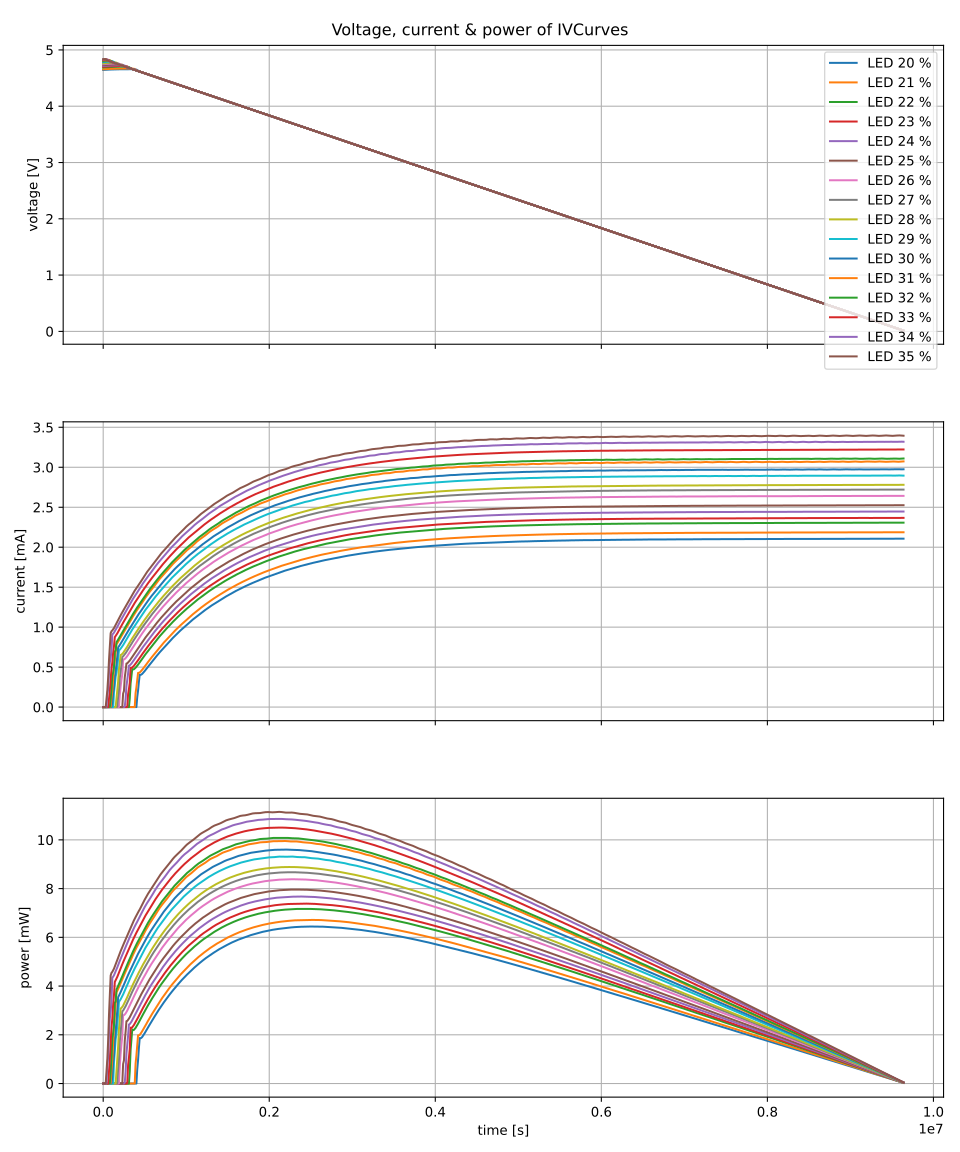

Python code for this plot:
from pathlib import Path

from data_solar import data_names as ivcurve_names
from data_solar import get_ivcurve
from matplotlib import pyplot as plt

fig, axs = plt.subplots(3, 1, sharex="all", figsize=(10, 2 * 6), layout="tight")

fig.suptitle("Voltage, current & power of IVCurves")

axs[0].set_ylabel("voltage [V]")
axs[1].set_ylabel("current [mA]")
axs[2].set_ylabel("power [mW]")

axs[2].set_xlabel("time [s]")

for name in ivcurve_names:
    ivcurve = get_ivcurve(name)
    ivcurve["Time [s]"] = ivcurve["Time [s]"] - ivcurve["Time [s]"][0]
    ivcurve["Power [W]"] = ivcurve["Voltage [V]"] * ivcurve["Current [A]"]
    axs[0].plot(ivcurve["Time [s]"], ivcurve["Voltage [V]"], label=name)
    axs[1].plot(ivcurve["Time [s]"], 1e3 * ivcurve["Current [A]"], label=name)
    axs[2].plot(ivcurve["Time [s]"], 1e3 * ivcurve["Power [W]"], label=name)

axs[0].legend(ivcurve_names, loc="upper right")

for ax in axs:
    # deactivates offset-creation for ax-ticks
    ax.get_yaxis().get_major_formatter().set_useOffset(False)
    ax.get_xaxis().get_major_formatter().set_useOffset(False)
    # add grid
    ax.grid(True)


# plt.savefig(Path(__file__).with_suffix(".png"))
plt.savefig(Path(__file__).with_suffix(".svg"))
plt.close(fig)
plt.clf()
